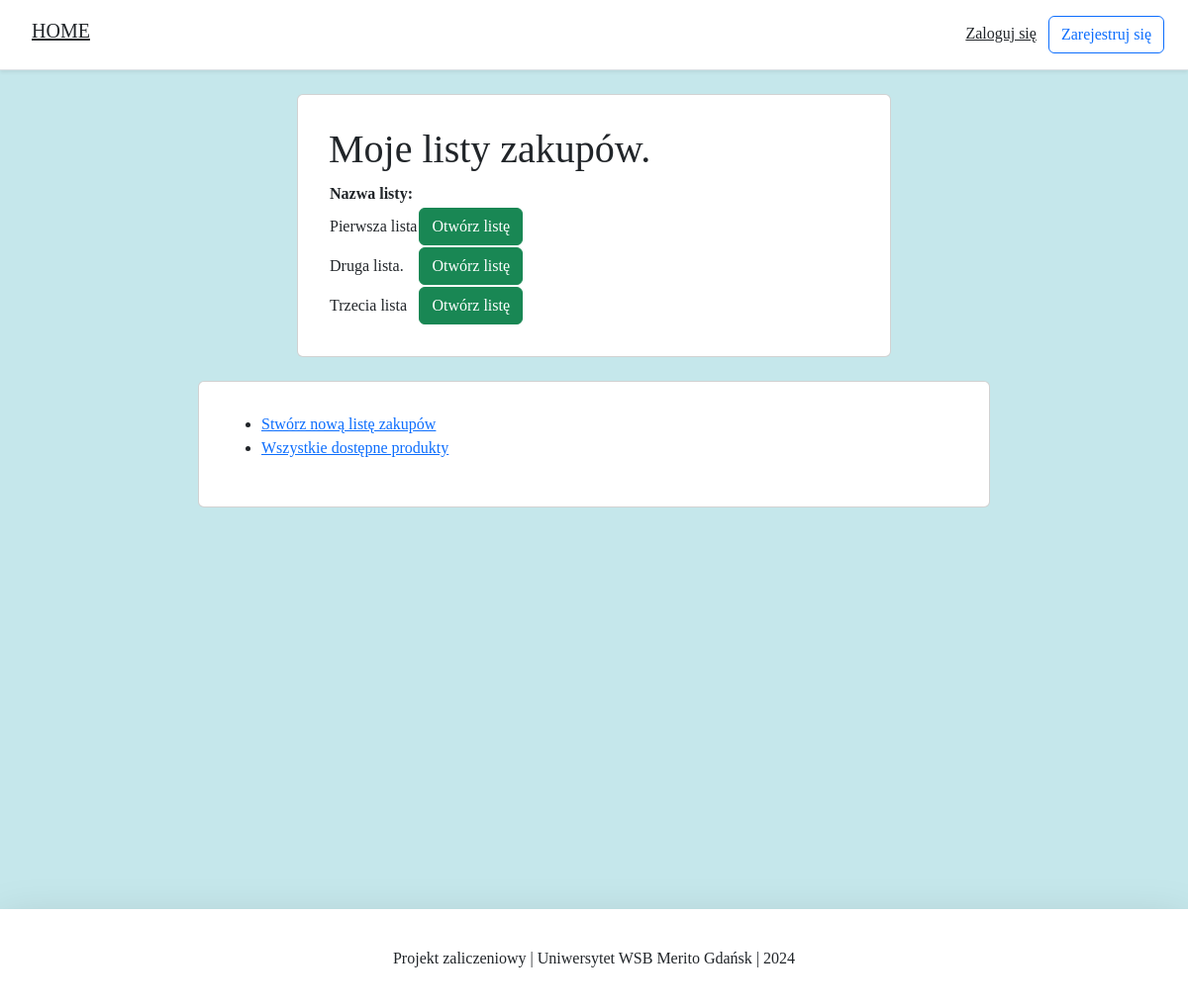
Before: /shopping_list/ with the older database file.
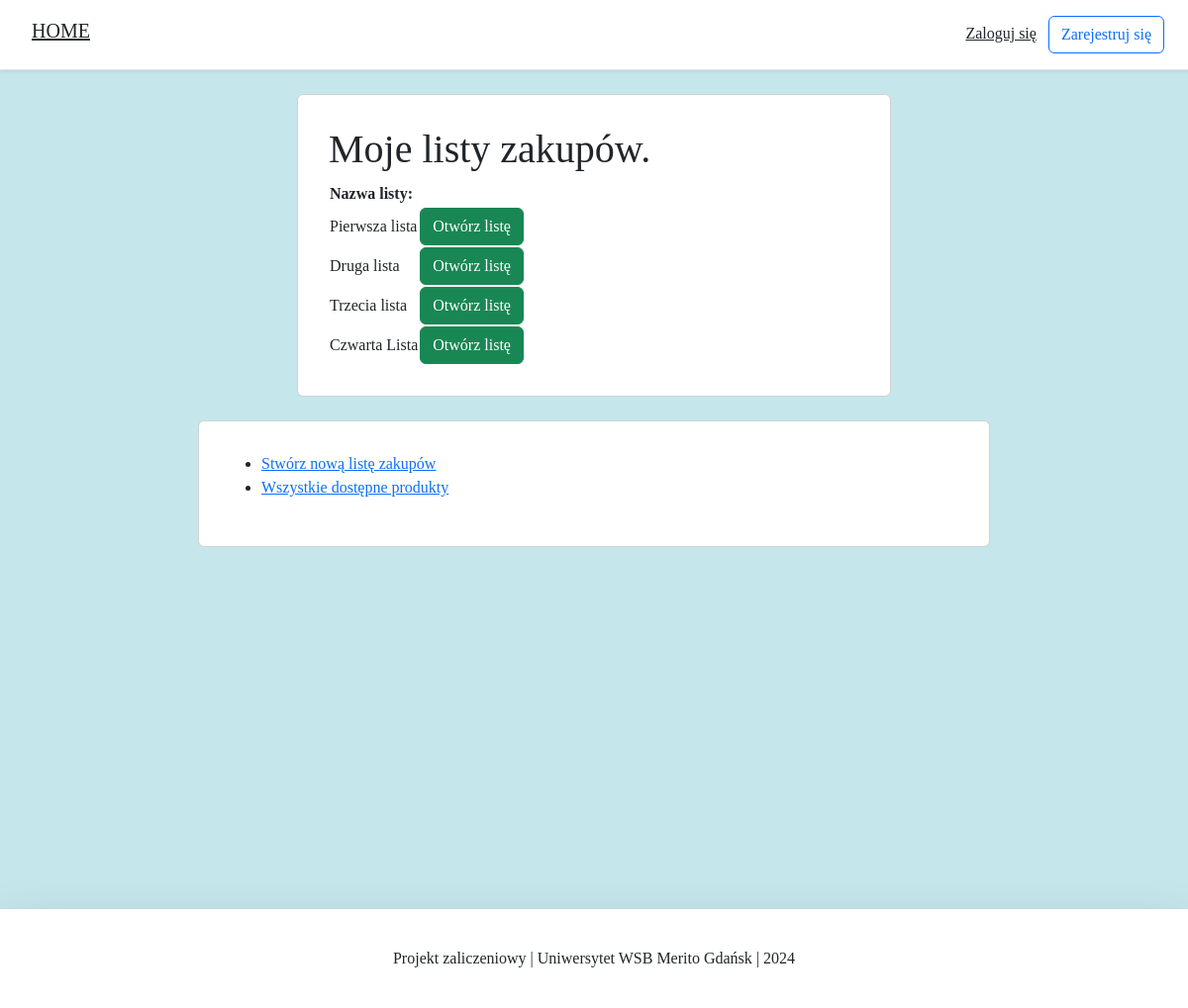
After: the same page with the newer database file.
### products/models.py (models this page shows, shortened)
class ShoppingLists(models.Model):
    lists_name = models.CharField(max_length=30, verbose_name="Nazwa listy")
    products = models.ManyToManyField(Products, verbose_name="Produkty")
    class Meta:
        verbose_name_plural = "Listy zakupów"

### products/views.py (the view)
# urls.py: path('shopping_list/', ShoppingListView.as_view(), name='shopping_list'),
class ShoppingListView(ListView):
    model = ShoppingLists
    template_name = 'all_shopping_lists.html'
    context_object_name = 'my_shopping_lists'

### products/templates/all_shopping_lists.html (shortened to what this page needs)
{% extends 'base.html' %}
{% load static %}
{% block content %}
<body>
<div class="container">
    <div class="row justify-content-center">
        <div class="card card-main">
            <div class="card-body">
                <h1>Moje listy zakupów.</h1>
                <table>
                    <tr>
                        <th>Nazwa listy:</th>
                    </tr>
                    {% for x in my_shopping_lists %}
                        <tr>
                            <td>{{ x.lists_name }}</td>
                            <td>
                                <form action="{% url 'details' x.id %}">
                                    <input type="submit" class="btn btn-success" value="Otwórz listę">
                                </form>
                            </td>
                        </tr>
                    {% endfor %}
                </table>
            </div>
        </div>
    </div>
</div>
<div class="container mt-4">
    <div class="row justify-content-center">
        <div class="card card-navigate">
            <div class="card-body">
                <ul>
                    <li><a href="{% url 'create' %}">Stwórz nową listę zakupów</a></li>
                    <li><a href="{% url 'products' %}">Wszystkie dostępne produkty</a></li>
                </ul>
            </div>
        </div>
    </div>
</div>
</body>
{% endblock content %}

Changed rows visible on the page:
changed ShoppingLists: lists_name "Druga lista." → "Druga lista"
added ShoppingLists: lists_name "Czwarta Lista"
